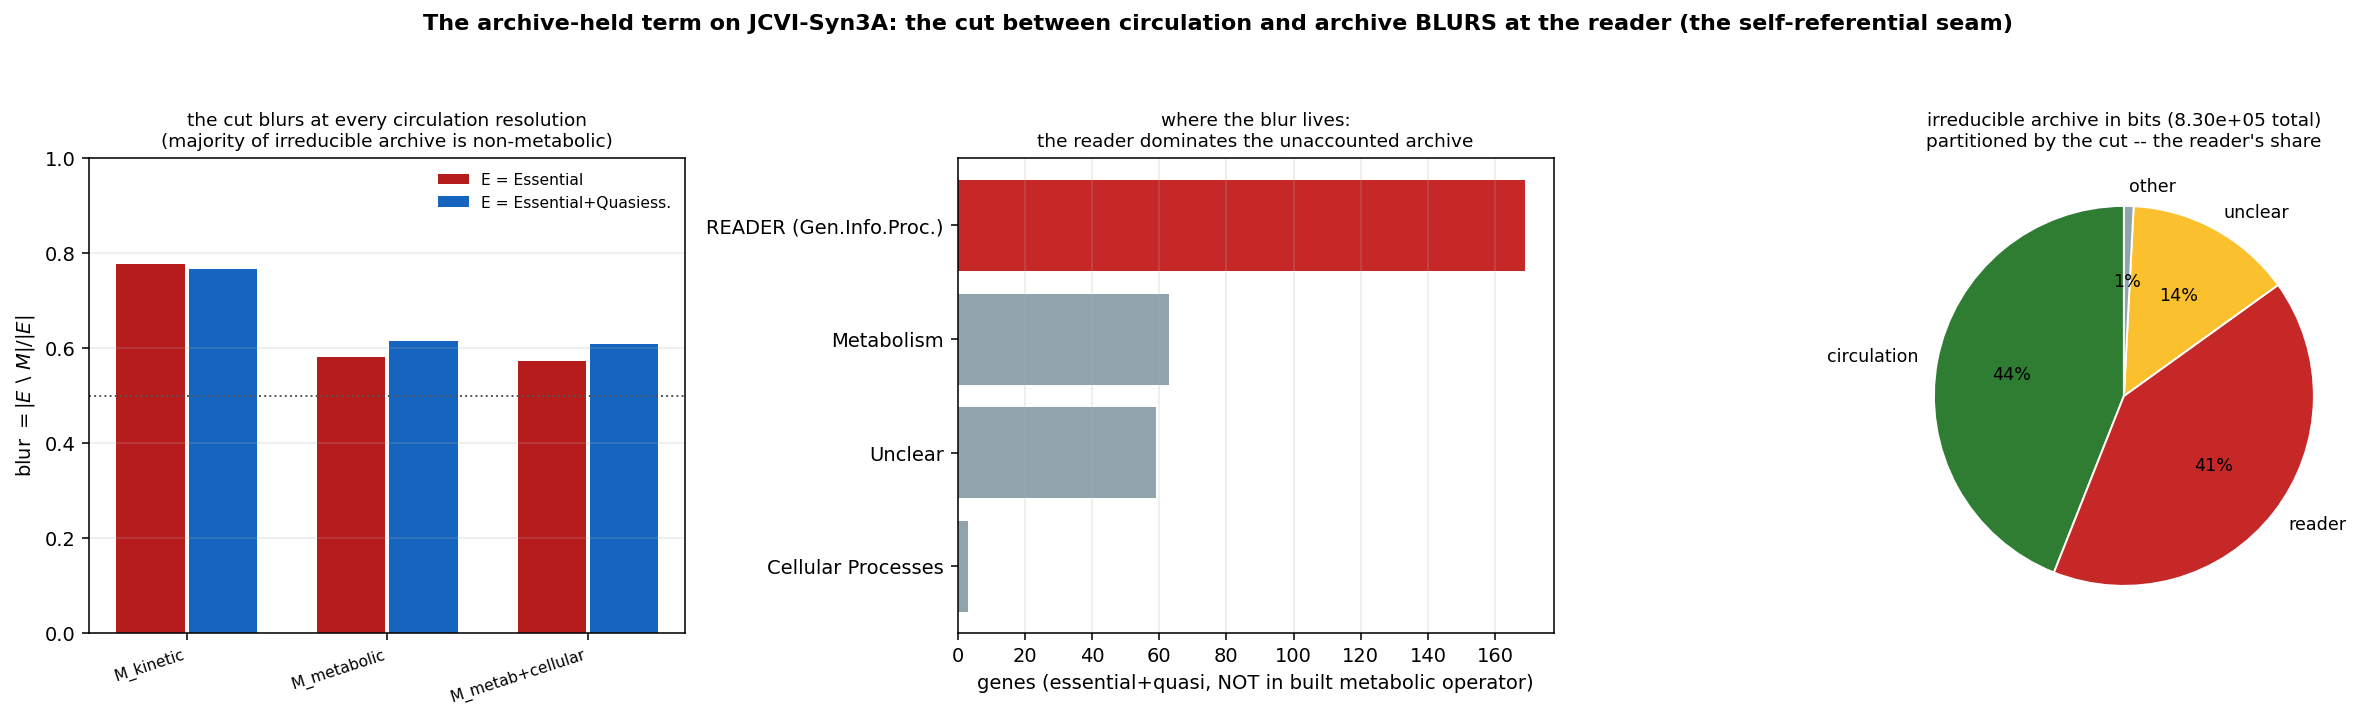

Source code (Python):
r"""syn3a_archive_term.py -- the ARCHIVE-HELD term, measured for the first time, on JCVI-Syn3A.

THE OBJECT (core character.md SS The keep):
    Organization = circulation-held K(C) + archive-held.
The two landed anchors -- KaiABC (kaiabc_capacity.py, K=2) and peroxidase-oxidase (bfso_capacity.py,
K=4) -- are RECORD-FREE: archive ~ 0. They measure only the first term. Syn3A is the first substrate
with archive >> 0 (a ~543 kbp genome) AND a buildable circulation (the metabolic NESS), so the SECOND
term can finally be measured -- or shown to BLUR (the handoff's framing: "watch whether it stays well-
posed or blurs, which is itself the test").

THE CUT (what is measured here). Partition the organism's irreducible organization into:
  - circulation-held : what the maintained metabolic NESS runs on (its enzymes; its steady-state
                       flux modes). Held in the dynamics; in principle regenerable through turnover.
  - archive-held     : what the circulation cannot regenerate from its own dynamics and must read
                       from a stored record -- the genome. Operationalized as the ESSENTIAL genes
                       (loss not routed around = irreducible store).
The cut is WELL-POSED if the irreducible archive is (mostly) the circulation's parameter store:
E ~ M, every essential gene is a metabolic-circulation component. It BLURS to the extent that the
irreducible archive is NOT the metabolic circulation -- a third thing that is stored (archive) yet
is itself active machinery (a maintained process), neither cleanly term-1 nor term-2.

THE HEADLINE METRIC (non-gameable: a set difference between two GIVEN datasets):
    blur = |E \ M| / |E|
  M = the metabolic circulation's gene set (GIVEN: the enzyme protein IDs in kinetic_params.xlsx,
      and/or the genes annotated "Metabolism" in the bridge map). Reported at three resolutions so
      the result is shown ROBUST to how generously the circulation boundary is drawn.
  E = the irreducible archive (GIVEN: the Essential / Essential+Quasiessential genes in the bridge).
  Neither set is chosen by the framework; the blur is read off the Syn3A biology.

THE GATE (feedback_no_synthetic_sidequests), run before building:
  - could it come out OTHERWISE?  YES. blur in [0,1] a priori; ~0 iff the genome is just an enzyme-
    parameter store. It is decided by the data, not by construction.
  - fails (blur ~ 0) -> the clean two-term decomposition stands; "archive = passive parameter
    register"; the self-referential-reader reading dies.
  - works (blur large) -> the two-term sum is NOT well-posed at high archive; a dominant third term
    (the reader: the expression apparatus that reads the archive) is structurally both. New: the
    archive-term gets its first number, and the self-referential-closure thread lands on real data.

DATA (via the verified loader; do not re-parse):
  syn3a_data.genome_stats()           -> archive bits
  syn3a_data.sbml(...)                -> the metabolic network (-> independent steady flux modes)
  syn3a_data.kinetics()               -> enzyme protein IDs P_xxxx == locus JCVISYN3A_xxxx (-> M_kinetic)
  syn3a_data.initial_concentrations() -> the bridge: Locus Tag | Essentiality | Primary Function
Substrate / essentiality: Breuer et al. 2019, eLife 8:e36842 (JCVI-Syn3A). Genome CP016816.2.

ASCII-only console output (Windows safety).  Run:  python experiments/syn3a_archive_term.py
"""
import sys
import re
from pathlib import Path
import numpy as np
import matplotlib; matplotlib.use("Agg")
import matplotlib.pyplot as plt

sys.path.insert(0, str(Path(__file__).resolve().parent))
import syn3a_data as S

try:
    sys.stdout.reconfigure(encoding="utf-8")
except (AttributeError, ValueError):
    pass

OUT = r"H:\character-framework\experiments\syn3a_archive_term.png"
LOCUS = re.compile(r"JCVISYN3A_\d+")


# --------------------------------------------------------------------- circulation (metabolic NESS)
def flux_modes(which):
    """dim null(S) = number of INDEPENDENT steady-state flux modes the metabolic network can carry
    (the cycle space of the metabolic circulation) -- the metabolic analog of K_topo. Forced by the
    stoichiometry, rate-independent."""
    m = S.sbml(which)
    species = [m.getSpecies(i).getId() for i in range(m.getNumSpecies())]
    sidx = {sp: i for i, sp in enumerate(species)}
    nr = m.getNumReactions()
    M = np.zeros((len(species), nr))
    for j in range(nr):
        r = m.getReaction(j)
        for k in range(r.getNumReactants()):
            sr = r.getReactant(k)
            M[sidx[sr.getSpecies()], j] -= (sr.getStoichiometry() or 1.0)
        for k in range(r.getNumProducts()):
            sp = r.getProduct(k)
            M[sidx[sp.getSpecies()], j] += (sp.getStoichiometry() or 1.0)
    rank = int(np.linalg.matrix_rank(M))
    return len(species), nr, rank, nr - rank


def kinetic_enzyme_set():
    """M_kinetic: locus tags of enzymes with MEASURED kinetics (the explicitly built operator).
    The protein ID P_xxxx lives in the Value column of the 'Eff Enzyme Count' rows; P_0445 == locus
    JCVISYN3A_0445."""
    out = set()
    for _, df in S.kinetics().items():
        for _, r in df.iterrows():
            if "Enzyme Count" in str(r.get("Parameter Type", "")):
                for col in ("Value", "Related Species"):
                    for tok in re.findall(r"P_(\d+)", str(r.get(col, ""))):
                        out.add("JCVISYN3A_" + tok)
    return out


# --------------------------------------------------------------------- the bridge + the archive
def bridge():
    ic = S.initial_concentrations()
    ic = ic[ic["Locus Tag"].astype(str).str.match(LOCUS, na=False)].copy()
    ic["ess"] = ic["Essentiality"].astype(str)
    ic["fn"] = ic["Primary Function"].astype(str)
    return ic


def gene_lengths():
    """locus_tag -> gene length (bp), from the genome 'gene' features (covers CDS + RNA genes)."""
    rec = S.genome()
    L = {}
    for f in rec.features:
        if f.type == "gene":
            lt = f.qualifiers.get("locus_tag", [None])[0]
            if lt:
                L[lt] = abs(int(f.location.end) - int(f.location.start))
    return L


def main():
    g = S.genome_stats()
    print("=" * 96)
    print("  THE ARCHIVE-HELD TERM, MEASURED -- JCVI-Syn3A (Breuer 2019 eLife e36842)")
    print("  Organization = circulation-held K(C) + archive-held ; does the cut stay well-posed or BLUR?")
    print("=" * 96)

    # -------- [ARCHIVE] the store --------
    print("\n" + "=" * 96 + "\n  [ARCHIVE]  the genome (the stored record the circulation cannot regenerate)\n" + "=" * 96)
    print(f"    {g['accession']}  {g['organism']}")
    print(f"    {g['length_bp']:,} bp | {g['n_genes']} genes (CDS {g['n_cds']}, tRNA {g['n_trna']}, "
          f"rRNA {g['n_rrna']}) | coding {100*g['coding_fraction']:.1f}%")
    print(f"    archive (2 bits/bp): total {g['archive_bits_2bit_total']:.3e}  coding-only "
          f"{g['archive_bits_2bit_coding']:.3e}")

    # -------- [CIRCULATION] the metabolic NESS --------
    print("\n" + "=" * 96 + "\n  [CIRCULATION]  the metabolic NESS (term 1; analog of the KaiABC/PO maintained loop)\n" + "=" * 96)
    for which in ("whole_cell", "imb155"):
        nsp, nr, rank, nmodes = flux_modes(which)
        print(f"    {which:11s}: {nsp} species, {nr} reactions, rank(S)={rank}  ->  independent steady"
              f" flux modes (cycle capacity) = {nmodes}")
    Mk = kinetic_enzyme_set()
    print(f"    enzymes with measured kinetics (the explicitly built operator M_kinetic) = {len(Mk)} genes")
    print("    (the circulation is characterized by MEMBERSHIP + cycle capacity; its dynamical NESS is")
    print("     not integrated here -- the cut is an accounting of which genes the circulation contains.)")

    # -------- [THE CUT] --------
    ic = bridge()
    locus_fn = dict(zip(ic["Locus Tag"], ic["fn"]))
    M_metab = set(ic[ic["fn"] == "Metabolism"]["Locus Tag"])                 # broad: all annotated metabolism
    M_metab_cell = M_metab | set(ic[ic["fn"] == "Cellular Processes"]["Locus Tag"])  # maximal
    resolutions = [
        ("M_kinetic  (built operator, measured rates)", Mk & set(ic["Locus Tag"])),
        ("M_metabolic (all annotated Metabolism)", M_metab),
        ("M_metab+cellular (most generous circulation)", M_metab_cell),
    ]
    strict = {
        "Essential":           set(ic[ic["ess"] == "Essential"]["Locus Tag"]),
        "Essential+Quasiess.": set(ic[ic["ess"].isin(["Essential", "Quasiessential"])]["Locus Tag"]),
    }

    print("\n" + "=" * 96 + "\n  [THE CUT]  blur = |E \\ M| / |E|   (E = irreducible archive ; M = circulation)\n" + "=" * 96)
    print("    blur ~ 0  => cut well-posed (archive is the circulation's parameter store)")
    print("    blur ~ 1  => cut blurs (the irreducible archive is NOT the metabolic circulation)\n")
    print(f"    {'circulation set M':<46s}{'|M|':>5s}   " +
          "   ".join(f"blur[{k}]" for k in strict))
    blur_table = {}
    for label, Mset in resolutions:
        row = []
        for ek, E in strict.items():
            b = len(E - Mset) / len(E)
            row.append(b)
            blur_table[(label, ek)] = (len(E & Mset), len(E - Mset), len(E), b)
        print(f"    {label:<46s}{len(Mset):>5d}   " + "      ".join(f"{b:0.3f}" for b in row))
    # headline: the strict operator vs the irreducible (essential+quasi) archive
    inM, notM, nE, b0 = blur_table[(resolutions[0][0], "Essential+Quasiess.")]
    print(f"\n    HEADLINE (built operator vs essential+quasi archive): {inM} of {nE} accounted, "
          f"{notM} not -> blur = {b0:.3f}")
    # most generous circulation vs strict-essential archive (the hardest test for a large blur)
    inMg, notMg, nEg, bg = blur_table[(resolutions[2][0], "Essential")]
    print(f"    MOST GENEROUS (metab+cellular vs essential-only): {inMg} of {nEg} accounted, "
          f"{notMg} not -> blur = {bg:.3f}  (blur survives the generous boundary)")

    # -------- [WHERE THE BLUR LIVES] --------
    E = strict["Essential+Quasiess."]
    unaccounted = E - resolutions[0][1]            # essential+quasi NOT in the built metabolic operator
    fn_break = {}
    for lt in unaccounted:
        fn_break[locus_fn.get(lt, "?")] = fn_break.get(locus_fn.get(lt, "?"), 0) + 1
    print("\n" + "=" * 96 + "\n  [WHERE THE BLUR LIVES]  the unaccounted irreducible archive, by Primary Function\n" + "=" * 96)
    for fn, c in sorted(fn_break.items(), key=lambda x: -x[1]):
        bar = "#" * int(48 * c / max(fn_break.values()))
        print(f"    {fn:<32s}{c:>4d}  {bar}")
    reader = fn_break.get("Genetic Information Processing", 0)
    print(f"\n    --> the single largest unaccounted block is the READER (Genetic Information Processing,")
    print(f"        = the transcription/translation/replication apparatus that READS the archive): "
          f"{reader}/{len(unaccounted)} = {reader/len(unaccounted):.0%}")

    # -------- [BITS] the archive-held term, partitioned by the cut --------
    Lbp = gene_lengths()
    def bits(locs):
        return 2 * sum(Lbp.get(lt, 0) for lt in locs)
    Eset = strict["Essential+Quasiess."]
    circ = Eset & resolutions[1][1]                                    # essential & metabolism
    read = {lt for lt in Eset if locus_fn.get(lt) == "Genetic Information Processing"}
    uncl = {lt for lt in Eset if locus_fn.get(lt) == "Unclear"}
    other = Eset - circ - read - uncl
    print("\n" + "=" * 96 + "\n  [BITS]  the irreducible archive in bits (2/bp), partitioned by the cut\n" + "=" * 96)
    tot = bits(Eset)
    for name, st in [("circulation (Metabolism)", circ), ("READER (Gen.Info.Proc.)", read),
                     ("Unclear (generic essential)", uncl), ("other", other)]:
        print(f"    {name:<30s}{len(st):>4d} genes   {bits(st):.3e} bits   {bits(st)/tot:5.1%}")
    print(f"    {'TOTAL irreducible archive':<30s}{len(Eset):>4d} genes   {tot:.3e} bits   100.0%")
    bits_breakdown = {"circulation": bits(circ), "reader": bits(read), "unclear": bits(uncl), "other": bits(other)}

    # -------- VERDICT --------
    print("\n" + "=" * 96 + "\n  VERDICT  (the archive-term cut: well-posed or blurred?)\n" + "=" * 96)
    print(f"  THE CUT BLURS.  Across every circulation resolution the irreducible archive is majority")
    print(f"  NON-metabolic: blur ranges {bg:.2f} (most generous) to {b0:.2f} (built operator). The single")
    print(f"  largest unaccounted block is the READER -- the expression apparatus, {read and bits_breakdown['reader']/tot:.0%} of the")
    print(f"  archive's bits -- which is stored (essential, irreducible) yet is itself an active maintained")
    print(f"  process. It is neither cleanly term-1 (not the metabolic NESS) nor term-2 (not passive")
    print(f"  storage): the self-referential seam, located at the machinery that reads the archive.")
    print(f"  The falsifier that did NOT trigger: blur could have been ~0 (genome = enzyme-parameter store);")
    print(f"  it is {b0:.2f}. So 'Organization = circulation + archive' as a clean SUM is disfavored at high")
    print(f"  archive -- the two terms OVERLAP irreducibly at the reader. (Connects: self-referential-closure")
    print(f"  north-star; reading-transition. This is a sharpening of the object, NOT a tidy vindication.)")

    figure(resolutions, strict, blur_table, fn_break, bits_breakdown, g)
    return b0


def figure(resolutions, strict, blur_table, fn_break, bits_breakdown, g):
    fig, ax = plt.subplots(1, 3, figsize=(17.5, 5.2), dpi=140)

    # (1) blur sweep across circulation resolutions
    labels = [r[0].split("(")[0].strip() for r in resolutions]
    xs = np.arange(len(resolutions))
    for off, (ek, color) in zip((-0.18, 0.18),
                                [("Essential", "#b71c1c"), ("Essential+Quasiess.", "#1565c0")]):
        ys = [blur_table[(r[0], ek)][3] for r in resolutions]
        ax[0].bar(xs + off, ys, width=0.34, color=color, label=f"E = {ek}")
    ax[0].axhline(0.5, color="#555", ls=":", lw=1)
    ax[0].set_xticks(xs); ax[0].set_xticklabels(labels, rotation=18, ha="right", fontsize=8)
    ax[0].set_ylabel(r"blur $= |E\setminus M| / |E|$"); ax[0].set_ylim(0, 1)
    ax[0].set_title("the cut blurs at every circulation resolution\n(majority of irreducible archive is non-metabolic)",
                    fontsize=9.5)
    ax[0].legend(fontsize=8, frameon=False); ax[0].grid(alpha=0.25, axis="y")

    # (2) where the blur lives (unaccounted archive by function)
    items = sorted(fn_break.items(), key=lambda x: x[1])
    cols = ["#c62828" if k == "Genetic Information Processing" else "#90a4ae" for k, _ in items]
    ax[1].barh([k.replace("Genetic Information Processing", "READER (Gen.Info.Proc.)") for k, _ in items],
               [v for _, v in items], color=cols)
    ax[1].set_xlabel("genes (essential+quasi, NOT in built metabolic operator)")
    ax[1].set_title("where the blur lives:\nthe reader dominates the unaccounted archive", fontsize=9.5)
    ax[1].grid(alpha=0.25, axis="x")

    # (3) archive bits partitioned by the cut
    order = [("circulation", "#2e7d32"), ("reader", "#c62828"), ("unclear", "#fbc02d"), ("other", "#90a4ae")]
    vals = [bits_breakdown[k] for k, _ in order]
    ax[2].pie(vals, labels=[k for k, _ in order], colors=[c for _, c in order], autopct="%1.0f%%",
              startangle=90, textprops={"fontsize": 9}, wedgeprops={"edgecolor": "w"})
    ax[2].set_title(f"irreducible archive in bits ({sum(vals):.2e} total)\n"
                    "partitioned by the cut -- the reader's share", fontsize=9.5)

    fig.suptitle("The archive-held term on JCVI-Syn3A: the cut between circulation and archive BLURS at the "
                 "reader (the self-referential seam)", fontsize=11.5, weight="bold")
    fig.tight_layout(rect=(0, 0, 1, 0.93))
    fig.savefig(OUT, bbox_inches="tight"); plt.close(fig)
    print(f"\nfigure: {OUT}")


if __name__ == "__main__":
    main()
